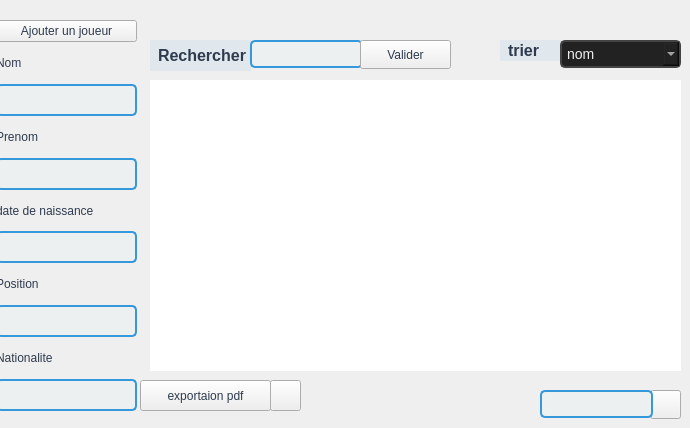
       <widget class="QWidget" name="page_6">
        <widget class="QWidget" name="widget_2" native="true">
         <property name="geometry">
          <rect>
           <x>-4</x>
           <y>20</y>
           <width>141</width>
           <height>391</height>
          </rect>
         </property>
         <property name="styleSheet">
          <string notr="true">background-color: #FFFFFF;
/*background-color: #37414f;</string>
         </property>
         <layout class="QVBoxLayout" name="verticalLayout_5">
          <item>
           <widget class="QPushButton" name="pushButton">
            <property name="styleSheet">
             <string notr="true">color: #2E3B4E;
font-size: 12px;</string>
            </property>
            <property name="text">
             <string>Ajouter un joueur</string>
            </property>
            <property name="checkable">
             <bool>true</bool>
            </property>
            <property name="autoExclusive">
             <bool>true</bool>
            </property>
           </widget>
          </item>
          <item>
           <widget class="QLabel" name="label_9">
            <property name="styleSheet">
             <string notr="true">color: #2E3B4E;
</string>
            </property>
            <property name="text">
             <string>Nom</string>
            </property>
           </widget>
          </item>
          <item>
           <widget class="QLineEdit" name="lineEdit">
            <property name="styleSheet">
             <string notr="true">border: 2px solid #3498db;
    border-radius: 5px;
    padding: 5px;
    font-size: 14px;
    color: #2c3e50;
    background-color: #ecf0f1;</string>
            </property>
           </widget>
          </item>
          <item>
           <widget class="QLabel" name="label_11">
            <property name="styleSheet">
             <string notr="true">color: #2E3B4E;
</string>
            </property>
            <property name="text">
             <string>Prenom</string>
            </property>
           </widget>
          </item>
          <item>
           <widget class="QLineEdit" name="lineEdit_2">
            <property name="styleSheet">
             <string notr="true">border: 2px solid #3498db;
    border-radius: 5px;
    padding: 5px;
    font-size: 14px;
    color: #2c3e50;
    background-color: #ecf0f1;</string>
            </property>
           </widget>
          </item>
          <item>
           <widget class="QLabel" name="label_12">
            <property name="styleSheet">
             <string notr="true">color: #2E3B4E;</string>
            </property>
            <property name="text">
             <string>date de naissance</string>
            </property>
           </widget>
          </item>
          <item>
           <widget class="QLineEdit" name="lineEdit_3">
            <property name="styleSheet">
             <string notr="true">border: 2px solid #3498db;
    border-radius: 5px;
    padding: 5px;
    font-size: 14px;
    color: #2c3e50;
    background-color: #ecf0f1;</string>
            </property>
           </widget>
          </item>
          <item>
           <widget class="QLabel" name="label_13">
            <property name="styleSheet">
             <string notr="true">color: #2E3B4E;</string>
            </property>
            <property name="text">
             <string>Position</string>
            </property>
           </widget>
          </item>
          <item>
           <widget class="QLineEdit" name="lineEdit_4">
            <property name="styleSheet">
             <string notr="true">border: 2px solid #3498db;
    border-radius: 5px;
    padding: 5px;
    font-size: 14px;
    color: #2c3e50;
    background-color: #ecf0f1;</string>
            </property>
           </widget>
          </item>
          <item>
           <widget class="QLabel" name="label_14">
            <property name="styleSheet">
             <string notr="true">color: #2E3B4E;</string>
            </property>
            <property name="text">
             <string>Nationalite</string>
            </property>
           </widget>
          </item>
          <item>
           <widget class="QLineEdit" name="lineEdit_5">
            <property name="styleSheet">
             <string notr="true">border: 2px solid #3498db;
    border-radius: 5px;
    padding: 5px;
    font-size: 14px;
    color: #2c3e50;
    background-color: #ecf0f1;</string>
            </property>
           </widget>
          </item>
         </layout>
        </widget>
        <widget class="QWidget" name="widget_5" native="true">
         <property name="geometry">
          <rect>
           <x>150</x>
           <y>80</y>
           <width>531</width>
           <height>291</height>
          </rect>
         </property>
         <property name="styleSheet">
          <string notr="true">background-color: #FFFFFF;</string>
         </property>
        </widget>
        <widget class="QLabel" name="rechercher_label">
         <property name="geometry">
          <rect>
           <x>150</x>
           <y>40</y>
           <width>101</width>
           <height>31</height>
          </rect>
         </property>
         <property name="styleSheet">
          <string notr="true">/*color: black; */
   /* background-color: transparent; */
color: #2E3B4E;
background-color: #E1E8ED;
    font-size: 16px;
    font-weight: bold;
    padding: 4px;
    border: none;</string>
         </property>
         <property name="text">
          <string>Rechercher </string>
         </property>
        </widget>
        <widget class="QLineEdit" name="valider_input">
         <property name="geometry">
          <rect>
           <x>250</x>
           <y>40</y>
           <width>113</width>
           <height>28</height>
          </rect>
         </property>
         <property name="styleSheet">
          <string notr="true">border: 2px solid #3498db;
    border-radius: 5px;
    padding: 5px;
    font-size: 14px;
    color: #2c3e50;
    background-color: #ecf0f1;</string>
         </property>
        </widget>
        <widget class="QPushButton" name="valider_btn">
         <property name="geometry">
          <rect>
           <x>360</x>
           <y>40</y>
           <width>91</width>
           <height>29</height>
          </rect>
         </property>
         <property name="styleSheet">
          <string notr="true">color: #2E3B4E;</string>
         </property>
         <property name="text">
          <string>Valider</string>
         </property>
         <property name="checkable">
          <bool>true</bool>
         </property>
         <property name="autoExclusive">
          <bool>true</bool>
         </property>
        </widget>
        <widget class="QLabel" name="tri_label">
         <property name="geometry">
          <rect>
           <x>500</x>
           <y>40</y>
           <width>61</width>
           <height>21</height>
          </rect>
         </property>
         <property name="styleSheet">
          <string notr="true">/*color: black; 
    background-color: transparent; */
color: #2E3B4E;
background-color: #E1E8ED;
    font-size: 16px;
    font-weight: bold;
    padding: 4px;
    border: none;</string>
         </property>
         <property name="text">
          <string>trier</string>
         </property>
        </widget>
        <widget class="QComboBox" name="tri_options">
         <property name="geometry">
          <rect>
           <x>560</x>
           <y>40</y>
           <width>121</width>
           <height>28</height>
          </rect>
         </property>
         <property name="styleSheet">
          <string notr="true">background-color: #222222; /* Dark gray background */
    color: #EEEEEE; /* Light gray text */
    border: 2px solid #444444; /* Slightly lighter gray border */
    padding: 5px;
    font-size: 14px;
    border-radius: 5px;</string>
         </property>
         <item>
          <property name="text">
           <string>nom</string>
          </property>
         </item>
         <item>
          <property name="text">
           <string>nationalite</string>
          </property>
         </item>
         <item>
          <property name="text">
           <string>position</string>
          </property>
         </item>
        </widget>
        <widget class="QPushButton" name="pdf_input">
         <property name="geometry">
          <rect>
           <x>140</x>
           <y>380</y>
           <width>131</width>
           <height>31</height>
          </rect>
         </property>
         <property name="styleSheet">
          <string notr="true">color: #2E3B4E;</string>
         </property>
         <property name="text">
          <string>exportaion pdf</string>
         </property>
         <property name="checkable">
          <bool>true</bool>
         </property>
         <property name="autoExclusive">
          <bool>true</bool>
         </property>
        </widget>
        <widget class="QPushButton" name="pdf">
         <property name="geometry">
          <rect>
           <x>270</x>
           <y>380</y>
           <width>31</width>
           <height>31</height>
          </rect>
         </property>
         <property name="text">
          <string/>
         </property>
         <property name="icon">
          <iconset resource="icons.qrc">
           <normaloff>:/Pictures/projetQt/pdf.png</normaloff>
           <normalon>:/Pictures/projetQt/pdf.png</normalon>:/Pictures/projetQt/pdf.png</iconset>
         </property>
         <property name="checkable">
          <bool>true</bool>
         </property>
         <property name="autoExclusive">
          <bool>true</bool>
         </property>
        </widget>
        <widget class="QPushButton" name="supprimer">
         <property name="geometry">
          <rect>
           <x>650</x>
           <y>390</y>
           <width>31</width>
           <height>29</height>
          </rect>
         </property>
         <property name="text">
          <string/>
         </property>
         <property name="icon">
          <iconset resource="icons.qrc">
           <normaloff>:/Downloads/bin.png</normaloff>
           <normalon>:/Downloads/bin (1).png</normalon>:/Downloads/bin.png</iconset>
         </property>
         <property name="checkable">
          <bool>true</bool>
         </property>
         <property name="autoExclusive">
          <bool>true</bool>
         </property>
        </widget>
        <widget class="QLineEdit" name="supprimer_input">
         <property name="geometry">
          <rect>
           <x>540</x>
           <y>390</y>
           <width>113</width>
           <height>28</height>
          </rect>
         </property>
         <property name="styleSheet">
          <string notr="true">border: 2px solid #3498db;
    border-radius: 5px;
    padding: 5px;
    font-size: 14px;
    color: #2c3e50;
    background-color: #ecf0f1;</string>
         </property>
        </widget>
       </widget>
